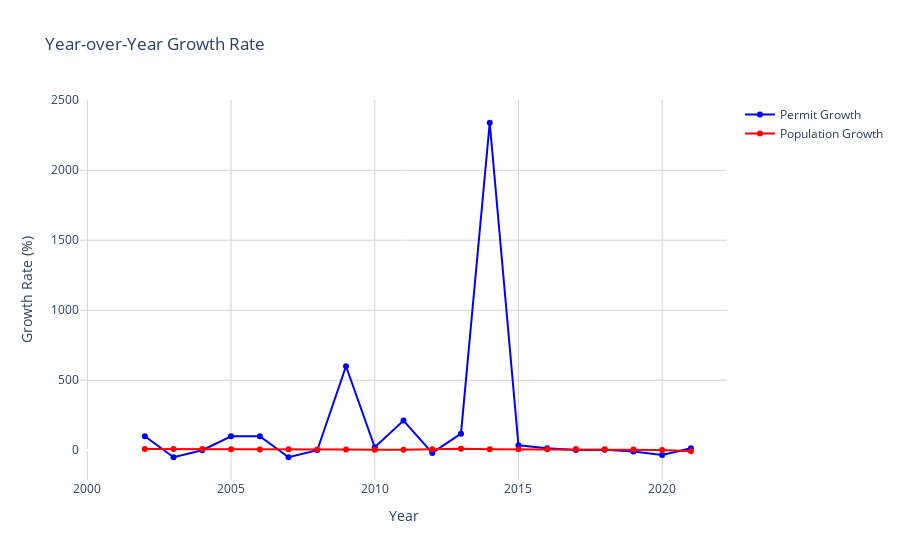

Notebook cell for this chart:
### Code cell
import plotly.graph_objs as go
import pandas as pd

# Provided data as a DataFrame
data = {
    'year': [2001, 2002, 2003, 2004, 2005, 2006, 2007, 2008, 2009, 2010, 2011, 2012, 2013, 2014, 2015, 2016, 2017, 2018, 2019, 2020, 2021],
    'building_permit_count': [1, 2, 1, 1, 2, 4, 2, 2, 14, 17, 53, 43, 94, 2293, 3108, 3567, 3606, 3762, 3409, 2238, 2547],
    'population': [55398, 60415, 65954, 71425, 76034, 80154, 85366, 89937, 94247, 97623, 100240, 107578, 118711, 127975, 136872, 146096, 159141, 170317, 178994, 183628, 169860],
    'permit_growth': [None, 100.0, -50.0, 0.0, 100.0, 100.0, -50.0, 0.0, 600.0, 21.428571, 211.764706, -18.867925, 118.604651, 2339.361702, 35.542957, 14.76834, 1.093356, 4.326123, -9.383307, -34.350249, 13.806971],
    'population_growth': [None, 9.056284, 9.168253, 8.295175, 6.452923, 5.418629, 6.502483, 5.354591, 4.792243, 3.582077, 2.680721, 7.320431, 10.348770, 7.803826, 6.952139, 6.739143, 8.929060, 7.022703, 5.094618, 2.588914, -7.497767]
}

analysis_df = pd.DataFrame(data)

# Create the plot
fig = go.Figure()

# Add permit growth line
fig.add_trace(go.Scatter(
    x=analysis_df['year'],
    y=analysis_df['permit_growth'],
    mode='lines+markers',
    name='Permit Growth',
    line=dict(color='blue')
))

# Add population growth line
fig.add_trace(go.Scatter(
    x=analysis_df['year'],
    y=analysis_df['population_growth'],
    mode='lines+markers',
    name='Population Growth',
    line=dict(color='red')
))

fig.update_layout(
    title='Year-over-Year Growth Rate',
    xaxis_title='Year',
    yaxis_title='Growth Rate (%)',
    plot_bgcolor='white',
    xaxis=dict(showgrid=True, gridcolor='lightgrey'),
    yaxis=dict(showgrid=True, gridcolor='lightgrey')
)

fig.show()

### Figure 1 — Plotly figure (JSON) as saved in the notebook; plotly's stock layout.template omitted (floating-point values rounded to 4 significant figures)
{"data": [{"line": {"color": "blue"}, "mode": "lines+markers", "name": "Permit Growth", "type": "scatter", "visible": true, "x": [2001, 2002, 2003, 2004, 2005, 2006, 2007, 2008, 2009, 2010, 2011, 2012, 2013, 2014, 2015, 2016, 2017, 2018, 2019, 2020, 2021], "y": [null, 100, -50, 0, 100, 100, -50, 0, 600, 21.43, 211.8, -18.87, 118.6, 2339.0, 35.54, 14.77, 1.093, 4.326, -9.383, -34.35, 13.81]}, {"line": {"color": "red"}, "mode": "lines+markers", "name": "Population Growth", "type": "scatter", "visible": true, "x": [2001, 2002, 2003, 2004, 2005, 2006, 2007, 2008, 2009, 2010, 2011, 2012, 2013, 2014, 2015, 2016, 2017, 2018, 2019, 2020, 2021], "y": [null, 9.056, 9.168, 8.295, 6.453, 5.419, 6.502, 5.355, 4.792, 3.582, 2.681, 7.32, 10.35, 7.804, 6.952, 6.739, 8.929, 7.023, 5.095, 2.589, -7.498]}], "layout": {"autosize": true, "plot_bgcolor": "white", "title": {"text": "Year-over-Year Growth Rate"}, "xaxis": {"autorange": true, "gridcolor": "lightgrey", "range": [2000.0, 2022.0], "showgrid": true, "title": {"text": "Year"}, "type": "linear"}, "yaxis": {"autorange": true, "gridcolor": "lightgrey", "range": [-247.2, 2537.0], "showgrid": true, "title": {"text": "Growth Rate (%)"}, "type": "linear"}}}
